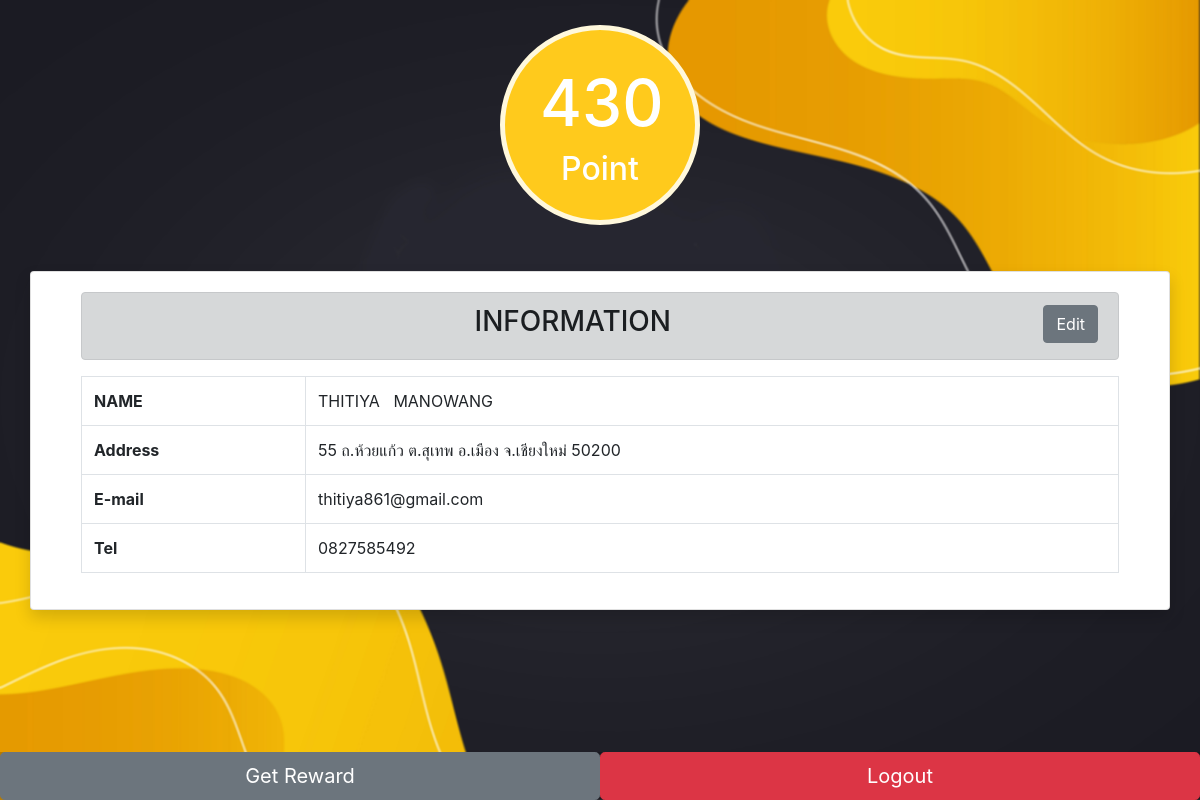
The app's page /profile.php (signed in) with its own data.
### tables this page shows
CREATE TABLE `user` (
  `id_user` int(5) NOT NULL COMMENT 'primary key',
  `phone_user` varchar(10) NOT NULL,
  `password_user` varchar(20) NOT NULL,
  `firstname_user` varchar(255) NOT NULL,
  `lastname_user` varchar(255) NOT NULL,
  `address_user` varchar(255) NOT NULL,
  `email_user` varchar(255) NOT NULL,
  `total_point_user` int(5) NOT NULL,
  `img_user` varchar(255) NOT NULL,
  `id_permission_user` int(1) NOT NULL COMMENT 'foreign key'
);

### profile.php (called while the page is built, shortened)
<?php
include './User/component/header.php';
include './User/views/profileUser_modal.php';
include './User/component/footage.php';
?>

### User/models/profileUser.php (called while the page is built)
<?php
require './Mysql/Connect.php';
$id = $_SESSION['id_user'];
$sql = "SELECT * from user where id_user = '$id' ";
$result = mysqli_query($dbcon, $sql);
$detail_user = mysqli_fetch_assoc($result);

### User/views/profileUser_modal.php (the view, shortened to what this page needs)
<?php
require_once './User/models/profileUser.php';
?>
<div class="container d-flex justify-content-center">
    <div class="circle-bg">
        <div class="h1" style="font-size: 4rem;">
            <?php echo $detail_user['total_point_user'] ?>
        </div>
        <h2  style="font-size: 2rem;" >Point</h2>
    </div>
</div>
<div class="container card mt-3 shadow">
    <div class="card-body">
        <div class="col-12">
            <div class="alert alert-dark text-center text-uppercase mb-3">
                <h3>Information <button class="btn btn-secondary  btn-clipboard float-right " data-toggle="modal" data-target="#modal-user-edit-profile">Edit</button></h3>
            </div>
            <table class="table table-bordered ">
                <tbody>
                    <tr class="text-uppercase">
                        <th scope="col">Name</th>
                        <td><?php echo ($detail_user['firstname_user']) .'&nbsp;&nbsp;&nbsp;'. ($detail_user['lastname_user'] ); ?></td>
                    </tr>
                    <tr>
                        <th scope="col">Address</th>
                        <td><?php echo $detail_user['address_user']; ?></td>
                    </tr>
                    <tr>
                        <th>E-mail</th>
                        <td><?php echo $detail_user['email_user']; ?></td>
                    </tr>
                    <tr>
                        <th>Tel</th>
                        <td><?php echo $detail_user['phone_user']; ?></td>
                    </tr>
                </tbody>
            </table>
        </div>
    </div>
</div>
<footer class="page-footer">
    <div>
        <div class="text-center d-flex " style="background-color: rgba(0, 0, 0, 0.2);">
            <a href="reward.php" type="button" class="btn btn-secondary col-6 btn-lg">Get Reward</a>
            <a href="./User/models/logout.php" type="button" class="btn btn-danger col-6 btn-lg">Logout</a>
        </div>
    </div>
</footer>

### User/css/custom.css (style rules this page uses)
html, body { height: 100%; }
body { background-image: url("./Picture/Background/background.jpg"); background-repeat: no-repeat; background-size: cover; background-attachment: fixed; background-position: center; }

### User/css/userpage.css (style rules this page uses)
html, body { height: 100%; }
body { background-image: url("./Picture/Background/background.jpg"); background-repeat: no-repeat; background-size: cover; background-attachment: fixed; background-position: center; }
.circle-bg { margin: 25px 0px 30px 0px; padding: 35px; width: 200px; height: 200px; line-height: 200px; border-radius: 50%; color: rgb(255, 255, 255); text-align: center; background: rgb(255, 202, 28); border: 5px solid; border-color: cornsilk; vertical-align: middle; }
footer { position: fixed; bottom: 0; width: 100%; }

### User/css/reward.css (style rules this page uses)
html, body { height: 100%; }
body { background-image: url("../../Picture/Background/background.jpg"); background-repeat: no-repeat; background-size: cover; background-attachment: fixed; background-position: center; }

### records on screen
user: total_point_user "430", firstname_user "THITIYA", lastname_user "MANOWANG", address_user "55 ถ.ห้วยแก้ว ต.สุเทพ อ.เมือง จ.เชียงใหม่ 50200", email_user "thitiya861@gmail.com", phone_user "0827585492"
